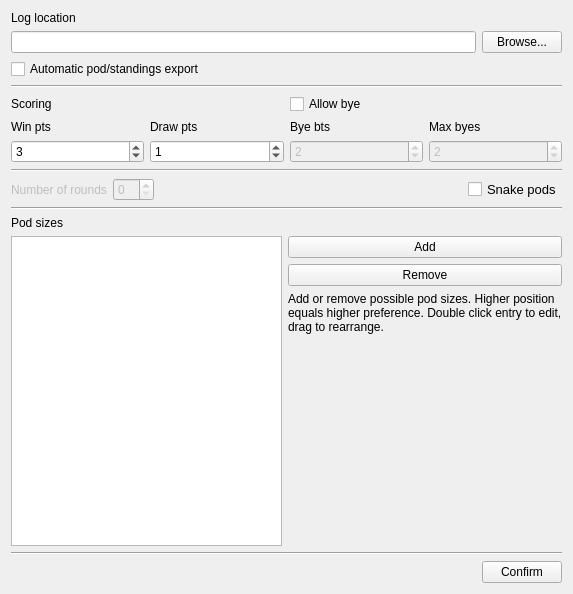
<?xml version="1.0" encoding="UTF-8"?>
<ui version="4.0">
 <class>Form</class>
 <widget class="QWidget" name="Form">
  <property name="enabled">
   <bool>true</bool>
  </property>
  <property name="geometry">
   <rect>
    <x>0</x>
    <y>0</y>
    <width>573</width>
    <height>594</height>
   </rect>
  </property>
  <property name="sizePolicy">
   <sizepolicy hsizetype="MinimumExpanding" vsizetype="Preferred">
    <horstretch>50</horstretch>
    <verstretch>0</verstretch>
   </sizepolicy>
  </property>
  <property name="minimumSize">
   <size>
    <width>60</width>
    <height>0</height>
   </size>
  </property>
  <property name="windowTitle">
   <string>Form</string>
  </property>
  <layout class="QVBoxLayout" name="verticalLayout_8">
   <item>
    <layout class="QVBoxLayout" name="verticalLayout">
     <item>
      <widget class="QLabel" name="label_8">
       <property name="text">
        <string>Log location</string>
       </property>
      </widget>
     </item>
     <item>
      <layout class="QHBoxLayout" name="horizontalLayout">
       <item>
        <widget class="QLineEdit" name="le_log_location"/>
       </item>
       <item>
        <widget class="QPushButton" name="pb_browse">
         <property name="text">
          <string>Browse...</string>
         </property>
        </widget>
       </item>
      </layout>
     </item>
     <item>
      <widget class="QCheckBox" name="cb_auto_export">
       <property name="text">
        <string>Automatic pod/standings export</string>
       </property>
      </widget>
     </item>
    </layout>
   </item>
   <item>
    <widget class="Line" name="line">
     <property name="orientation">
      <enum>Qt::Horizontal</enum>
     </property>
    </widget>
   </item>
   <item>
    <layout class="QVBoxLayout" name="verticalLayout_5">
     <item>
      <layout class="QHBoxLayout" name="horizontalLayout_3">
       <item>
        <widget class="QLabel" name="label_9">
         <property name="text">
          <string>Scoring</string>
         </property>
        </widget>
       </item>
       <item>
        <widget class="QCheckBox" name="cb_allow_bye">
         <property name="text">
          <string>Allow bye</string>
         </property>
         <property name="checked">
          <bool>false</bool>
         </property>
        </widget>
       </item>
      </layout>
     </item>
     <item>
      <layout class="QHBoxLayout" name="horizontalLayout_2">
       <item>
        <layout class="QVBoxLayout" name="verticalLayout_2">
         <item>
          <widget class="QLabel" name="label_11">
           <property name="text">
            <string>Win pts</string>
           </property>
          </widget>
         </item>
         <item>
          <widget class="QSpinBox" name="sb_win">
           <property name="value">
            <number>3</number>
           </property>
          </widget>
         </item>
        </layout>
       </item>
       <item>
        <layout class="QVBoxLayout" name="verticalLayout_3">
         <item>
          <widget class="QLabel" name="label_4">
           <property name="text">
            <string>Draw pts</string>
           </property>
          </widget>
         </item>
         <item>
          <widget class="QSpinBox" name="sb_draw">
           <property name="value">
            <number>1</number>
           </property>
          </widget>
         </item>
        </layout>
       </item>
       <item>
        <layout class="QVBoxLayout" name="verticalLayout_9">
         <item>
          <widget class="QLabel" name="label_6">
           <property name="text">
            <string>Bye bts</string>
           </property>
          </widget>
         </item>
         <item>
          <widget class="QSpinBox" name="sb_bye">
           <property name="enabled">
            <bool>false</bool>
           </property>
           <property name="value">
            <number>2</number>
           </property>
          </widget>
         </item>
        </layout>
       </item>
       <item>
        <layout class="QVBoxLayout" name="verticalLayout_4">
         <item>
          <widget class="QLabel" name="label_5">
           <property name="text">
            <string>Max byes</string>
           </property>
          </widget>
         </item>
         <item>
          <widget class="QSpinBox" name="sb_max_byes">
           <property name="enabled">
            <bool>false</bool>
           </property>
           <property name="value">
            <number>2</number>
           </property>
          </widget>
         </item>
        </layout>
       </item>
      </layout>
     </item>
    </layout>
   </item>
   <item>
    <widget class="Line" name="line_4">
     <property name="orientation">
      <enum>Qt::Horizontal</enum>
     </property>
    </widget>
   </item>
   <item>
    <layout class="QHBoxLayout" name="horizontalLayout_6">
     <item>
      <widget class="QLabel" name="label">
       <property name="enabled">
        <bool>false</bool>
       </property>
       <property name="text">
        <string>Number of rounds</string>
       </property>
      </widget>
     </item>
     <item>
      <widget class="QSpinBox" name="sb_nRounds">
       <property name="enabled">
        <bool>false</bool>
       </property>
      </widget>
     </item>
     <item>
      <spacer name="horizontalSpacer_2">
       <property name="orientation">
        <enum>Qt::Horizontal</enum>
       </property>
       <property name="sizeHint" stdset="0">
        <size>
         <width>40</width>
         <height>20</height>
        </size>
       </property>
      </spacer>
     </item>
     <item>
      <widget class="QCheckBox" name="cb_snakePods">
       <property name="font">
        <font>
         <pointsize>10</pointsize>
        </font>
       </property>
       <property name="text">
        <string notr="true">Snake pods</string>
       </property>
      </widget>
     </item>
    </layout>
   </item>
   <item>
    <widget class="Line" name="line_2">
     <property name="orientation">
      <enum>Qt::Horizontal</enum>
     </property>
    </widget>
   </item>
   <item>
    <layout class="QVBoxLayout" name="verticalLayout_7">
     <item>
      <widget class="QLabel" name="label_10">
       <property name="text">
        <string>Pod sizes</string>
       </property>
      </widget>
     </item>
     <item>
      <layout class="QHBoxLayout" name="horizontalLayout_4">
       <item>
        <widget class="QListWidget" name="lw_pod_sizes">
         <property name="sizePolicy">
          <sizepolicy hsizetype="MinimumExpanding" vsizetype="Expanding">
           <horstretch>50</horstretch>
           <verstretch>0</verstretch>
          </sizepolicy>
         </property>
         <property name="minimumSize">
          <size>
           <width>60</width>
           <height>0</height>
          </size>
         </property>
         <property name="contextMenuPolicy">
          <enum>Qt::ActionsContextMenu</enum>
         </property>
         <property name="editTriggers">
          <set>QAbstractItemView::DoubleClicked</set>
         </property>
         <property name="defaultDropAction">
          <enum>Qt::MoveAction</enum>
         </property>
         <property name="alternatingRowColors">
          <bool>true</bool>
         </property>
         <property name="selectionMode">
          <enum>QAbstractItemView::SingleSelection</enum>
         </property>
         <property name="movement">
          <enum>QListView::Snap</enum>
         </property>
        </widget>
       </item>
       <item>
        <layout class="QVBoxLayout" name="verticalLayout_6">
         <item>
          <widget class="QPushButton" name="pb_add_psize">
           <property name="text">
            <string>Add</string>
           </property>
          </widget>
         </item>
         <item>
          <widget class="QPushButton" name="pb_remove_psize">
           <property name="text">
            <string>Remove</string>
           </property>
          </widget>
         </item>
         <item>
          <widget class="QLabel" name="label_7">
           <property name="text">
            <string>Add or remove possible pod sizes. Higher position equals higher preference. Double click entry to edit, drag to rearrange.</string>
           </property>
           <property name="wordWrap">
            <bool>true</bool>
           </property>
          </widget>
         </item>
         <item>
          <spacer name="verticalSpacer">
           <property name="orientation">
            <enum>Qt::Vertical</enum>
           </property>
           <property name="sizeHint" stdset="0">
            <size>
             <width>20</width>
             <height>40</height>
            </size>
           </property>
          </spacer>
         </item>
        </layout>
       </item>
      </layout>
     </item>
    </layout>
   </item>
   <item>
    <widget class="Line" name="line_3">
     <property name="orientation">
      <enum>Qt::Horizontal</enum>
     </property>
    </widget>
   </item>
   <item>
    <layout class="QHBoxLayout" name="horizontalLayout_5">
     <item>
      <spacer name="horizontalSpacer">
       <property name="orientation">
        <enum>Qt::Horizontal</enum>
       </property>
       <property name="sizeHint" stdset="0">
        <size>
         <width>40</width>
         <height>20</height>
        </size>
       </property>
      </spacer>
     </item>
     <item>
      <widget class="QPushButton" name="pb_confirm">
       <property name="text">
        <string>Confirm</string>
       </property>
      </widget>
     </item>
    </layout>
   </item>
  </layout>
 </widget>
 <resources/>
 <connections/>
</ui>
